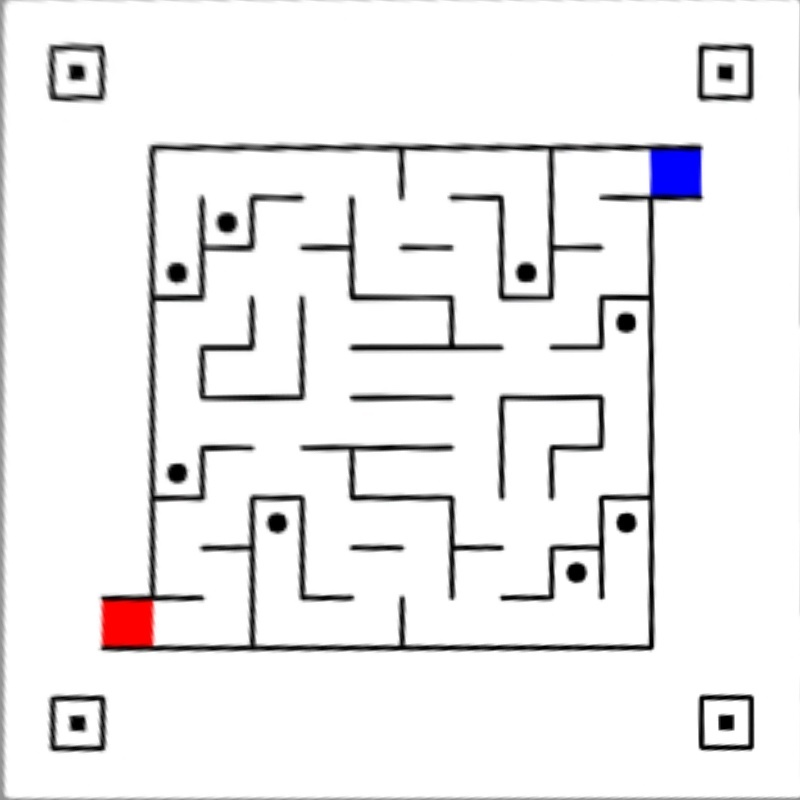
#> input picture CV/treasure/test/data/corrected.jpg, 800 x 800 px
$ python -i correct.py   (imports and definitions only)
#> lines starting #> are read from the running program, lines starting #| are printed output that depends on the picture; after the words box and inside, x2 and y2 are one past the last pixel; in counts of white or black regions, pixels touching at a corner belong together
#> further down, picture is the input picture: shape (800, 800, 3); mean B, G, R 238.6, 237.7, 238.6
### CV/treasure/utils.py
import math

import cv2
import numpy as np

from ctyper import NullArea


# [43 lines left out: functions p2p_distance, filter_points, not called in this run]


def m2c(moments: dict[str, float]) -> tuple[int, int]:
    """
    calculate the center coordinate from cv2.moments

    >>> m2c({"m00": 2, "m10": 3, "m01": 4})
    (1, 2)

    :param moments: list of moments
    :return: center coordinate
    """
    area_is_zero: bool = moments["m00"] <= 0
    if area_is_zero:
        raise NullArea
    return int(moments["m10"] / moments["m00"]), int(moments["m01"] / moments["m00"])


# [46 lines left out: functions area_compare, img_preprocess, coord_scale, not called in this run]

### CV/treasure/correct.py
import cv2
import numpy as np

from .utils import m2c

from ctyper import Image, Array, PixelCoordinate, NoAnchorFound, NullArea


class img_correction:
    def __init__(
        self,
        img: Image,
        locating_points: list[PixelCoordinate],
    ) -> None:
        """
        correct the image based on the coordinates of the top left and bottom
        right points of the box
        :param img: input image
        :param locating_points: list of coordinates of the box (tl, tr, bl, br)
        :param tmap_enable: whether to return the transform array
        :return: corrected image(800x800), transform array
        """
        # set dst array
        dst: Array = np.array(
            [(75, 75), (725, 75), (75, 725), (725, 725)], dtype=np.float32
        )
        # transform list of coordinates to a src array
        src: Array = np.array(locating_points, dtype=np.float32)
        # get transform mapping
        self.tmap: Array = cv2.getPerspectiveTransform(src, dst)
        # transform the image
        self.res: Image = cv2.warpPerspective(img, self.tmap, (800, 800))

    @property
    def result(self) -> Image:
        return self.res

    @property
    def transform_map(self) -> Array:
        return self.tmap


def ricd(img: Image) -> Image:
    """
    rotate the image to the correct direction to map the maze, always keep the blue
    square in the bottom left corner
    :param img: RGB image after correction
    :return: correctly oriented image
    """
    if img.shape[-1] != 3:
        raise ValueError("img must be a RGB image")
    # preprocess the image
    blur: np.ndarray = cv2.GaussianBlur(img, (5, 5), 0)
    hsv: np.ndarray = cv2.cvtColor(blur, cv2.COLOR_BGR2HSV)
#> hsv: shape (800, 800, 3); mean H, S, V 1.2, 2.1, 239.5
    # find the blue square
    blue_mask: np.ndarray = cv2.inRange(hsv, (100, 80, 46), (124, 255, 255))
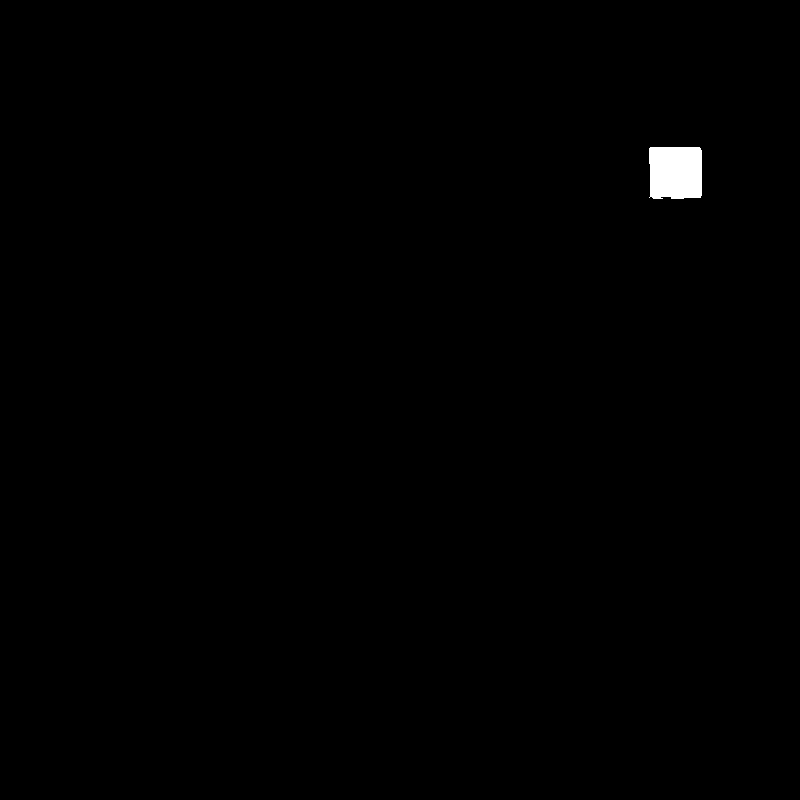
#> blue_mask: shape (800, 800); 0.42% white; 1 white region, box (x1, y1, x2, y2) and area: (649, 147, 702, 199) 2674
    eroded_blue_mask: np.ndarray = cv2.erode(blue_mask, None, iterations=2)
#> eroded_blue_mask: shape (800, 800); 0.35% white; 1 white region
    cnts = cv2.findContours(
        eroded_blue_mask, cv2.RETR_EXTERNAL, cv2.CHAIN_APPROX_SIMPLE
    )[-2]
#> cnts = 1 contour; box (x1, y1, x2, y2) and area: (651, 149, 700, 197) 2166
    # if no blue square found, raise an exception
    if not cnts:
        raise NoAnchorFound("No anchor found")
    cnt: np.ndarray = max(cnts, key=cv2.contourArea)
#> cnt = contour of 22 points, box (x1, y1, x2, y2) (651, 149, 700, 197), area 2166
    m: dict[str, float] = cv2.moments(cnt)
#> m = moments, m00 2166, centre m10/m00, m01/m00 = (675.4, 171.9)
    try:
        # center x, center y
        cx, cy = m2c(m)
#> in m2c, `area_is_zero: bool = moments["m00"] <= 0`: area_is_zero = False
#> cx = 675; cy = 171
    except NullArea:
        # if the center is not in the image, raise an exception
        raise NoAnchorFound("Anchor don't have valid area")
    # bottom left
    if cx < 400 < cy:
        return img
    # top left
    elif cx < 400 and cy < 400:
        return cv2.rotate(img, cv2.ROTATE_90_COUNTERCLOCKWISE)
    # top right
    elif cx > 400 > cy:
        return cv2.rotate(img, cv2.ROTATE_180)
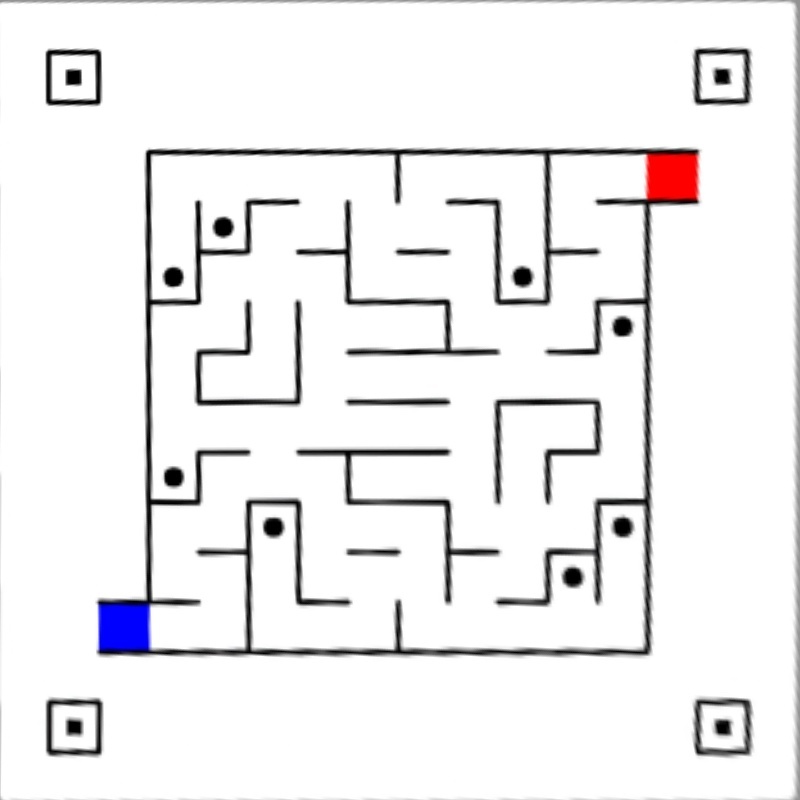
#> returned value: shape (800, 800, 3); mean of channels 0, 1, 2 238.6, 237.7, 238.6; drawn as B, G, R
    # bottom right
    else:
        return cv2.rotate(img, cv2.ROTATE_90_CLOCKWISE)

>>> import cv2
>>> picture = cv2.imread('test/data/corrected.jpg')
>>> result = ricd(picture)
